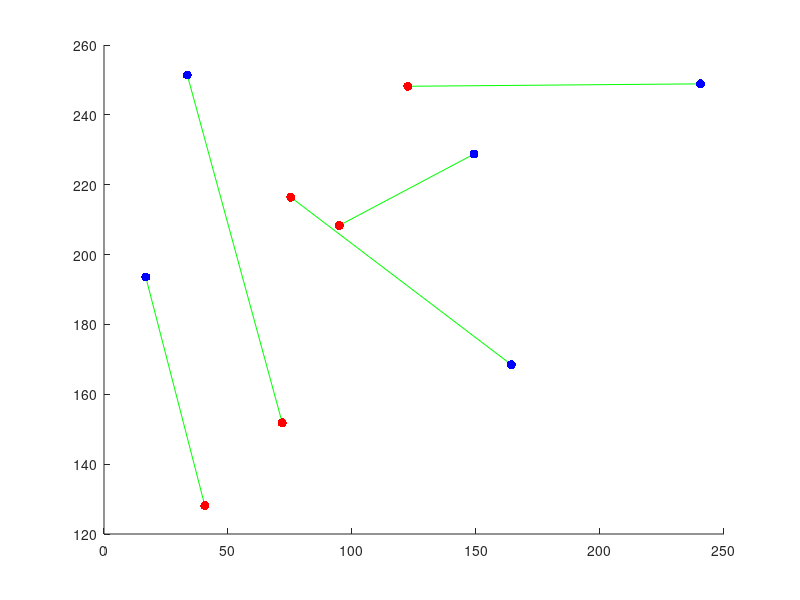
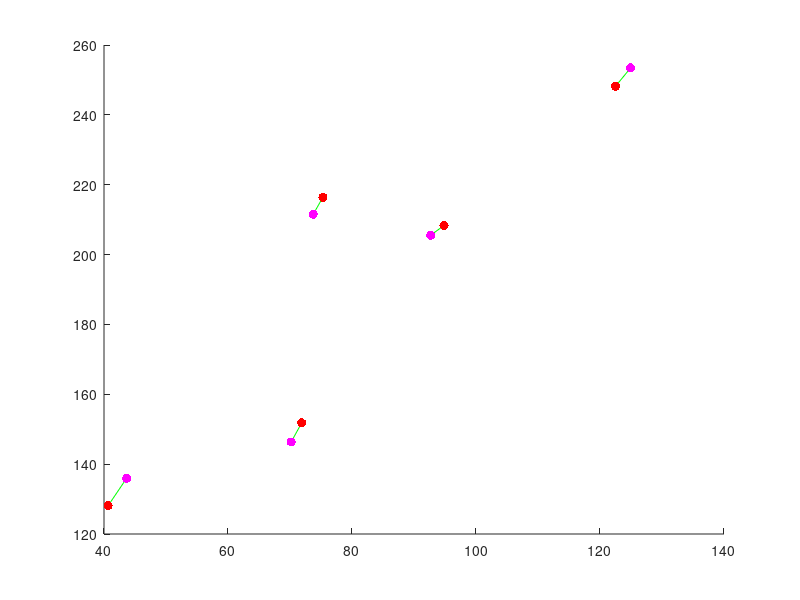

Write MATLAB code to recreate these figures, in order.
function practical1extra

%The aim of practical 1 is to calculate the homography that best maps two
%sets of points to one another.  We will (eventually) use this for creating
%panoramas, and for calculating the 3d pose of planes.  You should use this
%template for your code and fill in the missing sections marked "TO DO"

%close all open figures
close all;

%set of two dimensional Cartesian points
pts1Cart = [  240.5000   16.8351   33.5890  164.2696  149.1911;...
              248.8770  193.5890   251.3901 168.4581  228.7723];

%turn points to homogeneous representation
pts1Hom = [pts1Cart; ones(1,size(pts1Cart,2))];
      
%define a homography
H = [0.6 0.7 -100; 1.0 0.6 50; 0.001 0.002 1.0]

%apply homography to points
pts2Hom = H*pts1Hom;

%convert back to Cartesian
pts2Cart = pts2Hom(1:2,:)./repmat(pts2Hom(3,:),2,1)

%add a small amount of noise
noiseLevel = 4.0;
pts2Cart = pts2Cart+noiseLevel*randn(size(pts2Cart));

%draw two set of two dimensional points
%opens figure
figure; set(gcf,'Color',[1 1 1]);
%draw lines between each pair of points
nPoint = size(pts1Cart,2)
for (cPoint = 1:nPoint)
    %plot a green line between each pair of points
    plot([pts1Cart(1,cPoint) pts2Cart(1,cPoint)],[pts1Cart(2,cPoint) pts2Cart(2,cPoint)],'g-');
    %make sure we don't replace with next point
    hold on;
end;

%draws first set of points
plot(pts1Cart(1,:),pts1Cart(2,:),'b.','MarkerSize',20);
%remove axis
set(gca,'Box','Off');

%draws second set of points
plot(pts2Cart(1,:),pts2Cart(2,:),'r.','MarkerSize',20);

%now our goal is to transform the first points so that they map to the
%second set of points

%****TO DO****: Fill in the details of this routine 
%At the moment, it just returns and identity matrix (body is below)
%pts2EstCart = affine_transformation(pts1Cart, pts2Cart);
[R,t] = affine_transformation(pts1Cart, pts2Cart)

m = size(pts1Cart,2);
pts2EstCart = zeros(2,m);
for i = 1:m
    pts2EstCart(:,i) = R*pts1Cart(:,i)+t;
end
%now we will see how well the routine works by applying the mapping and
%measuring the square  distance between the desired and actual positions


%calculate mean squared distance from actual points
%sqDiff = mean(sum((pts2Cart-pts2EstCart).^2));

%draw figure with points before and after
%draw two set of two dimensional points
%opens figure
figure; set(gcf,'Color',[1 1 1]);
%draw lines between each pair of points
nPoint = size(pts1Cart,2);
for (cPoint = 1:nPoint)
    %plot a green line pairs of actual and estimated points
    plot([pts2Cart(1,cPoint) pts2EstCart(1,cPoint)],[pts2Cart(2,cPoint) pts2EstCart(2,cPoint)],'g-');
    %make sure we don't replace with next point
    hold on;
end;

%draws second set of points
plot(pts2Cart(1,:),pts2Cart(2,:),'r.','MarkerSize',20);
%remove axis
set(gca,'Box','Off');

%draws estimated positions of second set of points
plot(pts2EstCart(1,:),pts2EstCart(2,:),'m.','MarkerSize',20);





%==========================================================================
function [R,t] = affine_transformation(pts1Cart, pts2Cart)

m = size(pts1Cart,2);
pts1CartHom = [pts1Cart; ones(1,m)];

A = zeros(m*2,6);
for i=1:m
    A((2*i-1),4:6)=0;
    A((2*i),1:3)=0;
    A((2*i-1),1:3)= pts1CartHom(1:3,i);
    A((2*i),4:6)= pts1CartHom(1:3,i);
end    
X = zeros(m*2,1);
for i = 1:m
    X((2*i-1):(2*i))= pts2Cart(:,i)';
end
b = inv(A'*A)*A'*X;

R = zeros(2,2);
R(1,:) = b(1:2);
R(2,:) = b(4:5);
t = zeros(2,1);
t(1) = b(3);
t(2) = b(6);


